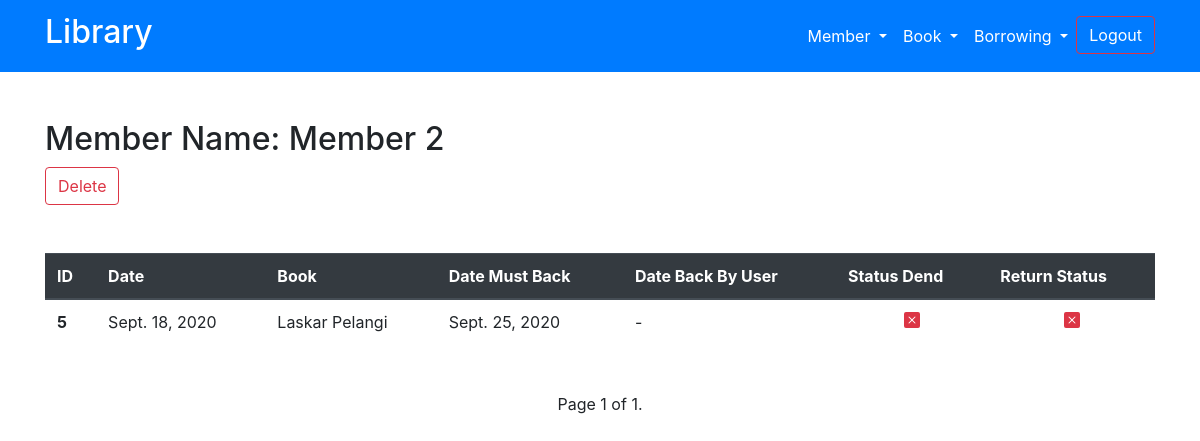
Page /history-member/2/ (signed in) on the earlier database version.
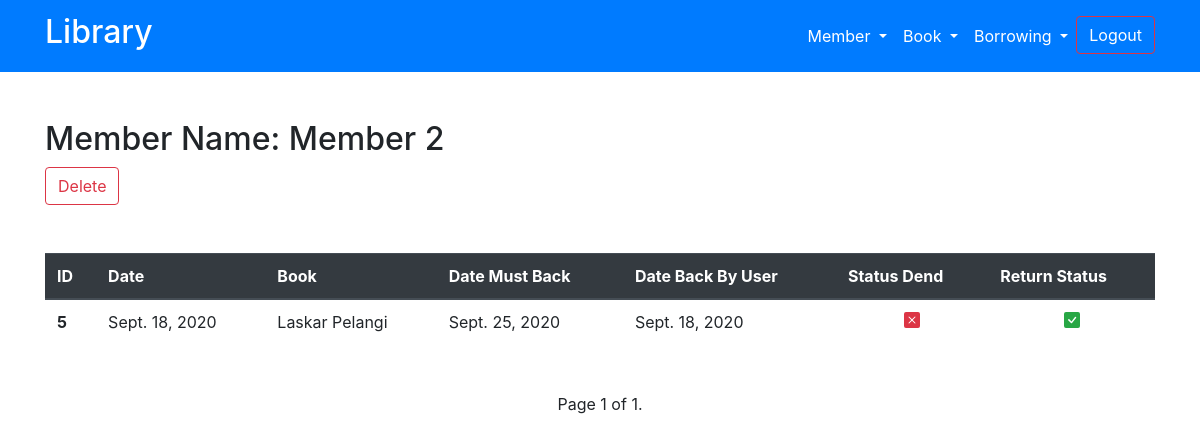
Same page on the later database version.
### my_app/models.py (models this page shows, shortened)
class Peminjaman(models.Model):
    dateAdd = models.DateField(auto_now_add=True)
    member = models.ForeignKey(Member, on_delete=models.CASCADE)
    book = models.ForeignKey(Book, on_delete=models.CASCADE)
    date_must_back = models.DateField(auto_created=back_day)
    date_back_by_member = models.DateField(blank=True, null=True)
    status_denda = models.BooleanField(default=False)
    status_pengembalian = models.BooleanField(default=False)
    user = models.ForeignKey(User, on_delete=models.CASCADE)
    class Meta:
        verbose_name = "Peminjaman"
        verbose_name_plural = "Peminjamans"
        ordering = ['-dateAdd']
    def denda_check(self):
        today = datetime.date.today()
        if self.date_must_back < today:
            self.status_denda = True
            self.save()
        else:
            self.status_denda = False
            self.save()

class Book(models.Model):
    dateAdd = models.DateField(auto_now_add=True)
    author = models.CharField(max_length=50)
    title = models.CharField(max_length=50)
    denda = models.IntegerField(default=10000)
    denda_hilang = models.IntegerField(default=50000)
    status = models.BooleanField(default=True)
    status_dipinjam = models.BooleanField(default=False)
    rating = models.ForeignKey(Rating, on_delete=models.CASCADE,)
    categorie = models.ForeignKey(Categorie, on_delete=models.CASCADE,)
    user = models.ForeignKey(User, on_delete=models.CASCADE)
    class Meta:
        verbose_name = "Book"
        verbose_name_plural = "Books"
        ordering = ['-dateAdd']
    def __str__(self):
        return self.title

### my_app/views.py (the view)
# urls.py: path('history-member/<int:member_id>/', views.history_member, name='history-member'),
def history_member(request, member_id):
    if request.user.is_authenticated:
        try:
            getMember = Member.objects.get(pk=member_id)
        except (KeyError, Member.DoesNotExist):
            return HttpResponseRedirect(reverse('home:not_found'))
        member_peminjaman = Peminjaman.objects.filter(member=getMember.id)
        for i in member_peminjaman:
            if i.status_pengembalian is False:
                i.denda_check()
            else: pass
        paginator = Paginator(member_peminjaman, 100)
        pageNum = request.GET.get('page')
        dataresult = paginator.get_page(pageNum)
        return render(request, 'home/history-member.html', {
            'data': dataresult,
            'member': getMember,
        })
    else:
        return HttpResponseRedirect(reverse('login'))

### templates/home/history-member.html (shortened to what this page needs)
{% extends 'base.html' %}
{% load static %}
{% block content %}
<div class="container my-5 text-capitalize">
    <h2 class="mt-5">member name: {{member.name}}</h2>
    <a href="../../delete/Member/{{member.id}}/" class="btn btn-outline-danger mb-5">delete</a>
    <table class="table table-hover">
        <thead class="thead-dark">
            <th scope="col">ID</th>
            <th scope="col">date</th>
            <th scope="col">book</th>
            <th scope="col">date must back</th>
            <th scope="col">date back by user</th>
            <th scope="col">status dend</th>
            <th scope="col">return status</th>
        </thead>
        <tbody>
        {% for i in data %}
        {% if i.status_denda is True %}
            <tr class="bg-danger text-white">
            {% else %}
            <tr>
        {% endif %}
                <th scope="row">{{i.id}}</th>
                <td>{{i.dateAdd}}</td>
                <td>{{i.book}}</td>
                <td>{{i.date_must_back}}</td>
                {% if i.date_back_by_member is None %}
                <td>-</td>
                {% else %}
                <td>{{i.date_back_by_member}}</td>
                {% endif %}
                {% if i.status_denda is True%}
                <td class="text-success text-center">
                    <svg width="1em" height="1em" viewBox="0 0 16 16" class="bi bi-check-square-fill"
                        fill="currentColor" xmlns="http://www.w3.org/2000/svg">
                        <path fill-rule="evenodd"
                            d="M2 0a2 2 0 0 0-2 2v12a2 2 0 0 0 2 2h12a2 2 0 0 0 2-2V2a2 2 0 0 0-2-2H2zm10.03 4.97a.75.75 0 0 0-1.08.022L7.477 9.417 5.384 7.323a.75.75 0 0 0-1.06 1.06L6.97 11.03a.75.75 0 0 0 1.079-.02l3.992-4.99a.75.75 0 0 0-.01-1.05z" />
                    </svg>
                </td>
                {% else %}
                <td class="text-danger text-center">
                </td>
                {% endif %}
                {% if i.status_pengembalian is True %}
                <td class="text-success text-center">
                </td>
                {% else %}
                <td class="text-danger text-center">
                </td>
                {% endif %}
            </tr>
        {% endfor %}
        </tbody>
    </table>
</div>
<div class="container">
    <div class="row">
        <div class="col text-center">
            <span> Page {{ data.number }} of {{ data.paginator.num_pages }}.</span>
        </div>
    </div>
</div>
{% endblock content %}

Differences in the rows shown:
changed Peminjaman "Laskar Pelangi": date_back_by_member (not shown) → "Sept. 18, 2020"; status_pengembalian False → True (drawn); no longer shows "-"
